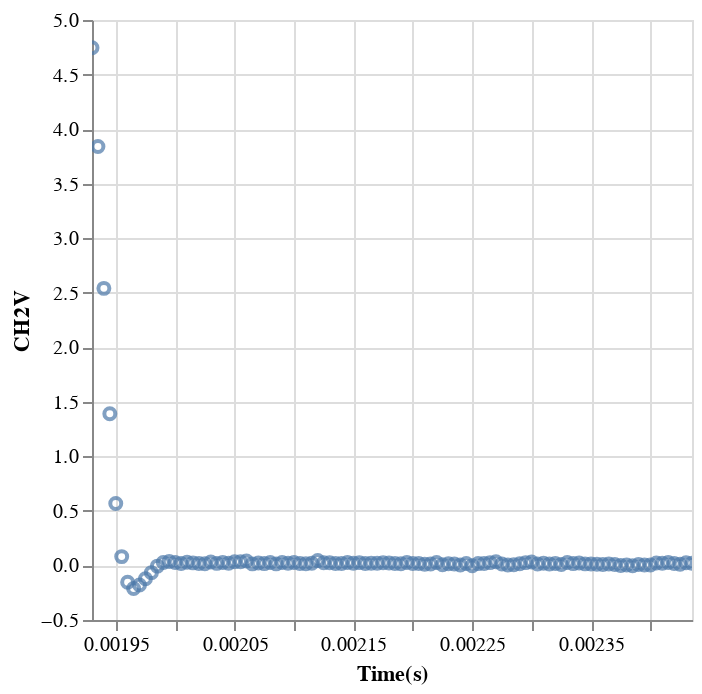

Source (notebook cell):
### Markdown cell above
### Selecionando uma oscilação

### Code cell
p4c = p4c_data[(p4c_data["Time(s)"] >= 0.00193) & (p4c_data["Time(s)"] <= 0.002435)]
p4c_chart = alt.Chart(p4c).mark_point().encode(
    x = alt.X("Time(s)", scale=alt.Scale(domain=[0.00193, 0.002435])),
    y = alt.Y("CH2V"),
    tooltip = ["Time(s)", "CH2V"]
).interactive()
p4c_chart

### Figure 1 — Vega-Lite specification as saved in the notebook (floating-point values rounded to 4 significant figures)
{"config": {"view": {"continuousWidth": 300, "continuousHeight": 300}}, "data": {"name": "data-b2b9aee7753f28f4973e591dbb8eb770"}, "mark": {"type": "point"}, "encoding": {"tooltip": [{"field": "Time(s)", "type": "quantitative"}, {"field": "CH2V", "type": "quantitative"}], "x": {"field": "Time(s)", "scale": {"domain": [0.00193, 0.002435]}, "type": "quantitative"}, "y": {"field": "CH2V", "type": "quantitative"}}, "params": [{"name": "param_19", "select": {"type": "interval", "encodings": ["x", "y"]}, "bind": "scales"}], "$schema": "https://vega.github.io/schema/vega-lite/v5.20.1.json", "datasets": {"data-b2b9aee7753f28f4973e591dbb8eb770": [{"Time(s)": 0.00193, "CH1V": 0.0192, "CH2V": 4.746}, {"Time(s)": 0.001935, "CH1V": 0.04933, "CH2V": 3.841}, {"Time(s)": 0.00194, "CH1V": 0.07707, "CH2V": 2.54}, {"Time(s)": 0.001945, "CH1V": 0.07147, "CH2V": 1.391}, {"Time(s)": 0.00195, "CH1V": 0.02827, "CH2V": 0.568}, {"Time(s)": 0.001955, "CH1V": 0.02933, "CH2V": 0.08107}, {"Time(s)": 0.00196, "CH1V": 0.01493, "CH2V": -0.1541}, {"Time(s)": 0.001965, "CH1V": 0.0016, "CH2V": -0.2115}, {"Time(s)": 0.00197, "CH1V": 0.005867, "CH2V": -0.1784}, {"Time(s)": 0.001975, "CH1V": -0.01733, "CH2V": -0.1221}, {"Time(s)": 0.00198, "CH1V": -0.007467, "CH2V": -0.06587}, {"Time(s)": 0.001985, "CH1V": 0.002667, "CH2V": -0.006133}, {"Time(s)": 0.00199, "CH1V": 0.003733, "CH2V": 0.02693}, {"Time(s)": 0.001995, "CH1V": -0.0096, "CH2V": 0.03573}, {"Time(s)": 0.002, "CH1V": -0.01627, "CH2V": 0.02693}, {"Time(s)": 0.002005, "CH1V": -0.005067, "CH2V": 0.01813}, {"Time(s)": 0.00201, "CH1V": -0.005067, "CH2V": 0.02907}, {"Time(s)": 0.002015, "CH1V": 0.0005333, "CH2V": 0.02373}, {"Time(s)": 0.00202, "CH1V": 0.005867, "CH2V": 0.01813}, {"Time(s)": 0.002025, "CH1V": 0.003733, "CH2V": 0.016}, {"Time(s)": 0.00203, "CH1V": 0.008267, "CH2V": 0.03147}, {"Time(s)": 0.002035, "CH1V": 0.01813, "CH2V": 0.0192}, {"Time(s)": 0.00204, "CH1V": 0.005867, "CH2V": 0.02693}, {"Time(s)": 0.002045, "CH1V": 0.0192, "CH2V": 0.02027}, {"Time(s)": 0.00205, "CH1V": 0.005867, "CH2V": 0.0336}, {"Time(s)": 0.002055, "CH1V": 0.0072, "CH2V": 0.0336}, {"Time(s)": 0.00206, "CH1V": 0.0192, "CH2V": 0.04027}, {"Time(s)": 0.002065, "CH1V": 0.0072, "CH2V": 0.01467}, {"Time(s)": 0.00207, "CH1V": 0.01493, "CH2V": 0.0224}, {"Time(s)": 0.002075, "CH1V": 0.0072, "CH2V": 0.01707}, {"Time(s)": 0.00208, "CH1V": -0.002933, "CH2V": 0.02693}, {"Time(s)": 0.002085, "CH1V": 0.003733, "CH2V": 0.01467}, {"Time(s)": 0.00209, "CH1V": -0.002933, "CH2V": 0.02693}, {"Time(s)": 0.002095, "CH1V": -0.006133, "CH2V": 0.02027}, {"Time(s)": 0.0021, "CH1V": 0.0016, "CH2V": 0.02693}, {"Time(s)": 0.002105, "CH1V": 0.0072, "CH2V": 0.01813}, {"Time(s)": 0.00211, "CH1V": 0.0016, "CH2V": 0.016}, {"Time(s)": 0.002115, "CH1V": -0.001867, "CH2V": 0.02027}, {"Time(s)": 0.00212, "CH1V": -0.002933, "CH2V": 0.04453}, {"Time(s)": 0.002125, "CH1V": 0.02053, "CH2V": 0.0248}, {"Time(s)": 0.00213, "CH1V": -0.002933, "CH2V": 0.0248}, {"Time(s)": 0.002135, "CH1V": 0.002667, "CH2V": 0.01813}, {"Time(s)": 0.00214, "CH1V": -0.007467, "CH2V": 0.01813}, {"Time(s)": 0.002145, "CH1V": 0.01493, "CH2V": 0.02693}, {"Time(s)": 0.00215, "CH1V": 0.003733, "CH2V": 0.02027}, {"Time(s)": 0.002155, "CH1V": 0.0072, "CH2V": 0.02587}, {"Time(s)": 0.00216, "CH1V": -0.007467, "CH2V": 0.01813}, {"Time(s)": 0.002165, "CH1V": -0.004, "CH2V": 0.02027}, {"Time(s)": 0.00217, "CH1V": -0.002933, "CH2V": 0.02027}, {"Time(s)": 0.002175, "CH1V": 0.003733, "CH2V": 0.0248}, {"Time(s)": 0.00218, "CH1V": 0.005867, "CH2V": 0.0224}, {"Time(s)": 0.002185, "CH1V": 0.0005333, "CH2V": 0.01813}, {"Time(s)": 0.00219, "CH1V": -0.0008, "CH2V": 0.016}, {"Time(s)": 0.002195, "CH1V": -0.004, "CH2V": 0.02693}, {"Time(s)": 0.0022, "CH1V": 0.01493, "CH2V": 0.01813}, {"Time(s)": 0.002205, "CH1V": 0.0016, "CH2V": 0.01813}, {"Time(s)": 0.00221, "CH1V": 0.01493, "CH2V": 0.01147}, {"Time(s)": 0.002215, "CH1V": 0.003733, "CH2V": 0.0136}, {"Time(s)": 0.00222, "CH1V": -0.007467, "CH2V": 0.02693}, {"Time(s)": 0.002225, "CH1V": 0.009333, "CH2V": 0.005867}, {"Time(s)": 0.00223, "CH1V": -0.0008, "CH2V": 0.016}, {"Time(s)": 0.002235, "CH1V": -0.001867, "CH2V": 0.0136}, {"Time(s)": 0.00224, "CH1V": -0.002933, "CH2V": 0.0048}, {"Time(s)": 0.002245, "CH1V": 0.01387, "CH2V": 0.01813}, {"Time(s)": 0.00225, "CH1V": 0.008267, "CH2V": -0.001867}, {"Time(s)": 0.002255, "CH1V": -0.001867, "CH2V": 0.01707}, {"Time(s)": 0.00226, "CH1V": 0.02373, "CH2V": 0.01813}, {"Time(s)": 0.002265, "CH1V": 0.016, "CH2V": 0.02587}, {"Time(s)": 0.00227, "CH1V": 0.003733, "CH2V": 0.0336}, {"Time(s)": 0.002275, "CH1V": -0.002933, "CH2V": 0.0136}, {"Time(s)": 0.00228, "CH1V": 0.005867, "CH2V": 0.0048}, {"Time(s)": 0.002285, "CH1V": 0.0104, "CH2V": 0.006933}, {"Time(s)": 0.00229, "CH1V": -0.01173, "CH2V": 0.016}, {"Time(s)": 0.002295, "CH1V": -0.006133, "CH2V": 0.02587}, {"Time(s)": 0.0023, "CH1V": 0.005867, "CH2V": 0.03147}, {"Time(s)": 0.002305, "CH1V": -0.0008, "CH2V": 0.0136}, {"Time(s)": 0.00231, "CH1V": 0.0016, "CH2V": 0.02027}, {"Time(s)": 0.002315, "CH1V": -0.005067, "CH2V": 0.01253}, {"Time(s)": 0.00232, "CH1V": 0.01493, "CH2V": 0.01813}, {"Time(s)": 0.002325, "CH1V": 0.01147, "CH2V": 0.008267}, {"Time(s)": 0.00233, "CH1V": 0.008267, "CH2V": 0.02693}, {"Time(s)": 0.002335, "CH1V": 0.005867, "CH2V": 0.01707}, {"Time(s)": 0.00234, "CH1V": 0.005867, "CH2V": 0.0224}, {"Time(s)": 0.002345, "CH1V": 0.008267, "CH2V": 0.01467}, {"Time(s)": 0.00235, "CH1V": -0.01413, "CH2V": 0.0136}, {"Time(s)": 0.002355, "CH1V": 0.002667, "CH2V": 0.0104}, {"Time(s)": 0.00236, "CH1V": -0.002933, "CH2V": 0.009333}, {"Time(s)": 0.002365, "CH1V": 0.005867, "CH2V": 0.01253}, {"Time(s)": 0.00237, "CH1V": -0.007467, "CH2V": 0.009333}, {"Time(s)": 0.002375, "CH1V": -0.01413, "CH2V": -0.0008}, {"Time(s)": 0.00238, "CH1V": -0.007467, "CH2V": 0.0048}, {"Time(s)": 0.002385, "CH1V": 0.01493, "CH2V": -0.002933}, {"Time(s)": 0.00239, "CH1V": -0.007467, "CH2V": 0.009333}, {"Time(s)": 0.002395, "CH1V": 0.01493, "CH2V": 0.0048}, {"Time(s)": 0.0024, "CH1V": 0.0104, "CH2V": 0.0048}, {"Time(s)": 0.002405, "CH1V": 0.01253, "CH2V": 0.0224}, {"Time(s)": 0.00241, "CH1V": 0.005867, "CH2V": 0.02027}, {"Time(s)": 0.002415, "CH1V": -0.004, "CH2V": 0.02693}, {"Time(s)": 0.00242, "CH1V": 0.01493, "CH2V": 0.01813}, {"Time(s)": 0.002425, "CH1V": 0.0104, "CH2V": 0.01147}, {"Time(s)": 0.00243, "CH1V": -0.0008, "CH2V": 0.0248}, {"Time(s)": 0.002435, "CH1V": 0.003733, "CH2V": 0.02027}]}}
